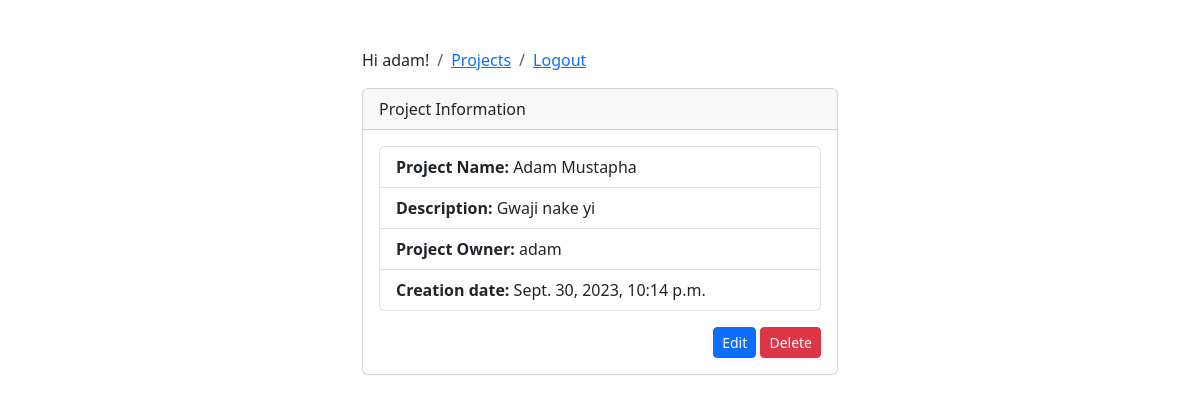
/projects/14/ (signed in), run on the app's committed database.
### project/models.py (models this page shows, shortened)
class Project(models.Model):
    added_date = models.DateTimeField(auto_now_add=True)
    name = models.CharField(max_length=200)
    description = models.TextField()
    owner = models.ForeignKey(User, on_delete=models.CASCADE)

### project/views.py (the view)
# urls.py: path("projects/<int:pk>/", project_views.show_project, name="show_project"),
@login_required
def show_project(request, pk):
    project = Project.objects.get(pk=pk)
    return render(request, "project/project_show.html", {'project':project})

### project/templates/project/project_show.html
{% load static %}
<link rel="stylesheet" type="text/css" href="{% static 'project/css/bootstrap.min.css' %}"/>
{% block content %}
    <div class="container-fluid mt-5">
        <div class="row d-flex justify-content-center">
            <div class="col-md-5">
                <nav aria-label="breadcrumb">
                    <ol class="breadcrumb">
                        <li class="breadcrumb-item">Hi {{user}}!</a></li>
                        <li class="breadcrumb-item"><a href="/projects">Projects </a></li>
                        <li class="breadcrumb-item"><a href="/accounts/login">Logout </a></li>
                    </ol>
                </nav>
                <div class="card mt-2">
                    <div class="card-header d-flex justify-content-between">
                        <div>Project Information</div>
                    </div>
                    <div class="card-body">
                            <div class="list-group">
                                <div class="list-group-item">
                                    <b>Project Name:</b> {{project.name}}
                                </div>
                                <div class="list-group-item">
                                    <b>Description:</b> {{project.description}}
                                </div>
                                <div class="list-group-item">
                                    <b>Project Owner:</b> {{project.owner}}
                                </div>
                                <div class="list-group-item">
                                    <b>Creation date:</b> {{project.added_date}}
                                </div>
                            </div>
                            <div class="mt-3 text-end">
                                <a href="/project/edit/{{project.id}}" id="edit_std" class="btn btn-sm btn-primary">Edit</a>
                                <a href="/project/delete/{{project.id}}" id="delete_std" class="btn btn-sm btn-danger">Delete</a>
                            </div>
                    </div>
                </div>
            </div>
        </div>
    </div>
{% endblock %}

### data on the page
Project: name "Adam Mustapha", description "Gwaji nake yi", owner "adam", added_date "Sept. 30, 2023, 10:14 p.m."

### other printed values
{{ user }} "adam"
